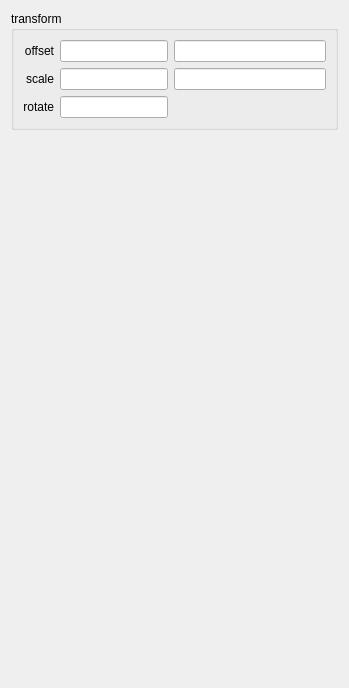
       <widget class="QWidget" name="tab_result">
        <attribute name="title">
         <string>result</string>
        </attribute>
        <layout class="QGridLayout" name="gridLayout_9">
         <item row="0" column="0">
          <widget class="QGroupBox" name="groupBox_4">
           <property name="title">
            <string>transform</string>
           </property>
           <layout class="QGridLayout" name="gridLayout_8">
            <item row="0" column="0">
             <widget class="QLabel" name="label_14">
              <property name="text">
               <string>offset</string>
              </property>
              <property name="alignment">
               <set>Qt::AlignRight|Qt::AlignTrailing|Qt::AlignVCenter</set>
              </property>
             </widget>
            </item>
            <item row="0" column="1">
             <widget class="QLineEdit" name="result_offset_x"/>
            </item>
            <item row="0" column="2">
             <widget class="QLineEdit" name="result_offset_y"/>
            </item>
            <item row="1" column="0">
             <widget class="QLabel" name="label_16">
              <property name="text">
               <string>scale</string>
              </property>
              <property name="alignment">
               <set>Qt::AlignRight|Qt::AlignTrailing|Qt::AlignVCenter</set>
              </property>
             </widget>
            </item>
            <item row="1" column="1">
             <widget class="QLineEdit" name="result_scale_x"/>
            </item>
            <item row="1" column="2">
             <widget class="QLineEdit" name="result_scale_y"/>
            </item>
            <item row="2" column="0">
             <widget class="QLabel" name="label_15">
              <property name="text">
               <string>rotate</string>
              </property>
              <property name="alignment">
               <set>Qt::AlignRight|Qt::AlignTrailing|Qt::AlignVCenter</set>
              </property>
             </widget>
            </item>
            <item row="2" column="1">
             <widget class="QLineEdit" name="result_rotate"/>
            </item>
            <item row="2" column="2">
             <spacer name="horizontalSpacer_4">
              <property name="orientation">
               <enum>Qt::Horizontal</enum>
              </property>
              <property name="sizeHint" stdset="0">
               <size>
                <width>152</width>
                <height>20</height>
               </size>
              </property>
             </spacer>
            </item>
           </layout>
          </widget>
         </item>
         <item row="1" column="0">
          <spacer name="verticalSpacer_4">
           <property name="orientation">
            <enum>Qt::Vertical</enum>
           </property>
           <property name="sizeHint" stdset="0">
            <size>
             <width>20</width>
             <height>547</height>
            </size>
           </property>
          </spacer>
         </item>
        </layout>
       </widget>
